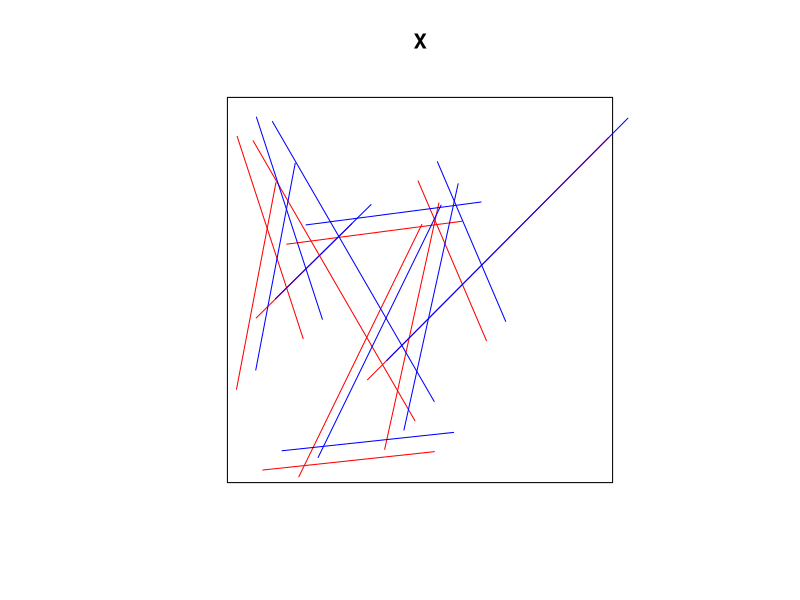

Write the R code that produced this figure.
library(spatstat)


### Name: shift.psp
### Title: Apply Vector Translation To Line Segment Pattern
### Aliases: shift.psp
### Keywords: spatial manip

### ** Examples

  X <- psp(runif(10), runif(10), runif(10), runif(10), window=owin())
  plot(X, col="red")
  Y <- shift(X, c(0.05,0.05))
  plot(Y, add=TRUE, col="blue")

  shift(Y, origin="mid")
